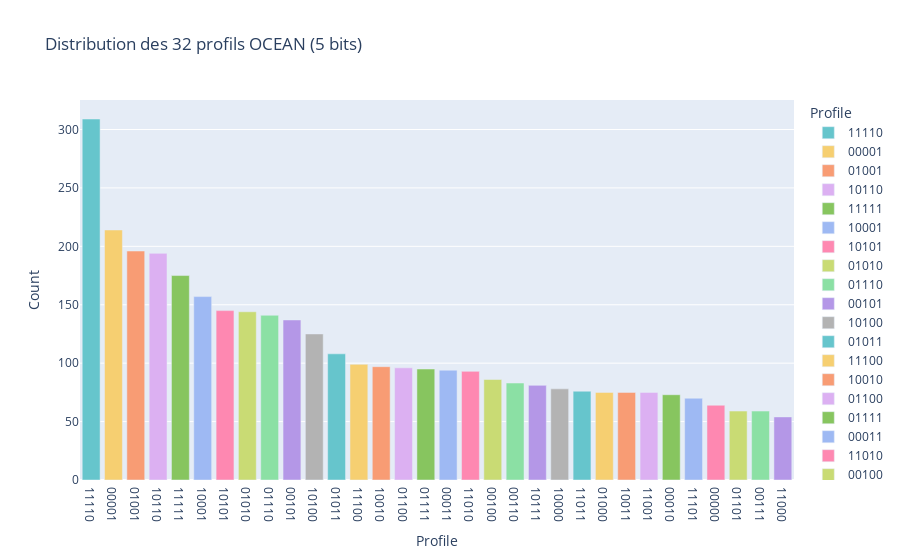

Notebook code cell kept with this figure:
### Markdown cell above
### 2. Distribution des 32 profils OCEAN (5 bits)

### Code cell
profile_counts = df['Profile'].value_counts()

fig = px.bar(
    profile_counts,
    title='Distribution des 32 profils OCEAN (5 bits)',
    labels={'index': 'Profils', 'value': 'Count'},
    color=profile_counts.index,
    color_discrete_sequence=px.colors.qualitative.Pastel
)

fig.show()

### Figure 1 — Plotly figure (JSON) as saved in the notebook; plotly's stock layout.template omitted (floating-point values rounded to 4 significant figures)
{"data": [{"alignmentgroup": "True", "hovertemplate": "Profile=%{x}<br>Count=%{y}<extra></extra>", "legendgroup": "11110", "marker": {"color": "rgb(102, 197, 204)", "pattern": {"shape": ""}}, "name": "11110", "offsetgroup": "11110", "orientation": "v", "showlegend": true, "textposition": "auto", "type": "bar", "x": ["11110"], "xaxis": "x", "y": [309], "yaxis": "y"}, {"alignmentgroup": "True", "hovertemplate": "Profile=%{x}<br>Count=%{y}<extra></extra>", "legendgroup": "00001", "marker": {"color": "rgb(246, 207, 113)", "pattern": {"shape": ""}}, "name": "00001", "offsetgroup": "00001", "orientation": "v", "showlegend": true, "textposition": "auto", "type": "bar", "x": ["00001"], "xaxis": "x", "y": [214], "yaxis": "y"}, {"alignmentgroup": "True", "hovertemplate": "Profile=%{x}<br>Count=%{y}<extra></extra>", "legendgroup": "01001", "marker": {"color": "rgb(248, 156, 116)", "pattern": {"shape": ""}}, "name": "01001", "offsetgroup": "01001", "orientation": "v", "showlegend": true, "textposition": "auto", "type": "bar", "x": ["01001"], "xaxis": "x", "y": [196], "yaxis": "y"}, {"alignmentgroup": "True", "hovertemplate": "Profile=%{x}<br>Count=%{y}<extra></extra>", "legendgroup": "10110", "marker": {"color": "rgb(220, 176, 242)", "pattern": {"shape": ""}}, "name": "10110", "offsetgroup": "10110", "orientation": "v", "showlegend": true, "textposition": "auto", "type": "bar", "x": ["10110"], "xaxis": "x", "y": [194], "yaxis": "y"}, {"alignmentgroup": "True", "hovertemplate": "Profile=%{x}<br>Count=%{y}<extra></extra>", "legendgroup": "11111", "marker": {"color": "rgb(135, 197, 95)", "pattern": {"shape": ""}}, "name": "11111", "offsetgroup": "11111", "orientation": "v", "showlegend": true, "textposition": "auto", "type": "bar", "x": ["11111"], "xaxis": "x", "y": [175], "yaxis": "y"}, {"alignmentgroup": "True", "hovertemplate": "Profile=%{x}<br>Count=%{y}<extra></extra>", "legendgroup": "10001", "marker": {"color": "rgb(158, 185, 243)", "pattern": {"shape": ""}}, "name": "10001", "offsetgroup": "10001", "orientation": "v", "showlegend": true, "textposition": "auto", "type": "bar", "x": ["10001"], "xaxis": "x", "y": [157], "yaxis": "y"}, {"alignmentgroup": "True", "hovertemplate": "Profile=%{x}<br>Count=%{y}<extra></extra>", "legendgroup": "10101", "marker": {"color": "rgb(254, 136, 177)", "pattern": {"shape": ""}}, "name": "10101", "offsetgroup": "10101", "orientation": "v", "showlegend": true, "textposition": "auto", "type": "bar", "x": ["10101"], "xaxis": "x", "y": [145], "yaxis": "y"}, {"alignmentgroup": "True", "hovertemplate": "Profile=%{x}<br>Count=%{y}<extra></extra>", "legendgroup": "01010", "marker": {"color": "rgb(201, 219, 116)", "pattern": {"shape": ""}}, "name": "01010", "offsetgroup": "01010", "orientation": "v", "showlegend": true, "textposition": "auto", "type": "bar", "x": ["01010"], "xaxis": "x", "y": [144], "yaxis": "y"}, {"alignmentgroup": "True", "hovertemplate": "Profile=%{x}<br>Count=%{y}<extra></extra>", "legendgroup": "01110", "marker": {"color": "rgb(139, 224, 164)", "pattern": {"shape": ""}}, "name": "01110", "offsetgroup": "01110", "orientation": "v", "showlegend": true, "textposition": "auto", "type": "bar", "x": ["01110"], "xaxis": "x", "y": [141], "yaxis": "y"}, {"alignmentgroup": "True", "hovertemplate": "Profile=%{x}<br>Count=%{y}<extra></extra>", "legendgroup": "00101", "marker": {"color": "rgb(180, 151, 231)", "pattern": {"shape": ""}}, "name": "00101", "offsetgroup": "00101", "orientation": "v", "showlegend": true, "textposition": "auto", "type": "bar", "x": ["00101"], "xaxis": "x", "y": [137], "yaxis": "y"}, {"alignmentgroup": "True", "hovertemplate": "Profile=%{x}<br>Count=%{y}<extra></extra>", "legendgroup": "10100", "marker": {"color": "rgb(179, 179, 179)", "pattern": {"shape": ""}}, "name": "10100", "offsetgroup": "10100", "orientation": "v", "showlegend": true, "textposition": "auto", "type": "bar", "x": ["10100"], "xaxis": "x", "y": [125], "yaxis": "y"}, {"alignmentgroup": "True", "hovertemplate": "Profile=%{x}<br>Count=%{y}<extra></extra>", "legendgroup": "01011", "marker": {"color": "rgb(102, 197, 204)", "pattern": {"shape": ""}}, "name": "01011", "offsetgroup": "01011", "orientation": "v", "showlegend": true, "textposition": "auto", "type": "bar", "x": ["01011"], "xaxis": "x", "y": [108], "yaxis": "y"}, {"alignmentgroup": "True", "hovertemplate": "Profile=%{x}<br>Count=%{y}<extra></extra>", "legendgroup": "11100", "marker": {"color": "rgb(246, 207, 113)", "pattern": {"shape": ""}}, "name": "11100", "offsetgroup": "11100", "orientation": "v", "showlegend": true, "textposition": "auto", "type": "bar", "x": ["11100"], "xaxis": "x", "y": [99], "yaxis": "y"}, {"alignmentgroup": "True", "hovertemplate": "Profile=%{x}<br>Count=%{y}<extra></extra>", "legendgroup": "10010", "marker": {"color": "rgb(248, 156, 116)", "pattern": {"shape": ""}}, "name": "10010", "offsetgroup": "10010", "orientation": "v", "showlegend": true, "textposition": "auto", "type": "bar", "x": ["10010"], "xaxis": "x", "y": [97], "yaxis": "y"}, {"alignmentgroup": "True", "hovertemplate": "Profile=%{x}<br>Count=%{y}<extra></extra>", "legendgroup": "01100", "marker": {"color": "rgb(220, 176, 242)", "pattern": {"shape": ""}}, "name": "01100", "offsetgroup": "01100", "orientation": "v", "showlegend": true, "textposition": "auto", "type": "bar", "x": ["01100"], "xaxis": "x", "y": [96], "yaxis": "y"}, {"alignmentgroup": "True", "hovertemplate": "Profile=%{x}<br>Count=%{y}<extra></extra>", "legendgroup": "01111", "marker": {"color": "rgb(135, 197, 95)", "pattern": {"shape": ""}}, "name": "01111", "offsetgroup": "01111", "orientation": "v", "showlegend": true, "textposition": "auto", "type": "bar", "x": ["01111"], "xaxis": "x", "y": [95], "yaxis": "y"}, {"alignmentgroup": "True", "hovertemplate": "Profile=%{x}<br>Count=%{y}<extra></extra>", "legendgroup": "00011", "marker": {"color": "rgb(158, 185, 243)", "pattern": {"shape": ""}}, "name": "00011", "offsetgroup": "00011", "orientation": "v", "showlegend": true, "textposition": "auto", "type": "bar", "x": ["00011"], "xaxis": "x", "y": [94], "yaxis": "y"}, {"alignmentgroup": "True", "hovertemplate": "Profile=%{x}<br>Count=%{y}<extra></extra>", "legendgroup": "11010", "marker": {"color": "rgb(254, 136, 177)", "pattern": {"shape": ""}}, "name": "11010", "offsetgroup": "11010", "orientation": "v", "showlegend": true, "textposition": "auto", "type": "bar", "x": ["11010"], "xaxis": "x", "y": [93], "yaxis": "y"}, {"alignmentgroup": "True", "hovertemplate": "Profile=%{x}<br>Count=%{y}<extra></extra>", "legendgroup": "00100", "marker": {"color": "rgb(201, 219, 116)", "pattern": {"shape": ""}}, "name": "00100", "offsetgroup": "00100", "orientation": "v", "showlegend": true, "textposition": "auto", "type": "bar", "x": ["00100"], "xaxis": "x", "y": [86], "yaxis": "y"}, {"alignmentgroup": "True", "hovertemplate": "Profile=%{x}<br>Count=%{y}<extra></extra>", "legendgroup": "00110", "marker": {"color": "rgb(139, 224, 164)", "pattern": {"shape": ""}}, "name": "00110", "offsetgroup": "00110", "orientation": "v", "showlegend": true, "textposition": "auto", "type": "bar", "x": ["00110"], "xaxis": "x", "y": [83], "yaxis": "y"}, {"alignmentgroup": "True", "hovertemplate": "Profile=%{x}<br>Count=%{y}<extra></extra>", "legendgroup": "10111", "marker": {"color": "rgb(180, 151, 231)", "pattern": {"shape": ""}}, "name": "10111", "offsetgroup": "10111", "orientation": "v", "showlegend": true, "textposition": "auto", "type": "bar", "x": ["10111"], "xaxis": "x", "y": [81], "yaxis": "y"}, {"alignmentgroup": "True", "hovertemplate": "Profile=%{x}<br>Count=%{y}<extra></extra>", "legendgroup": "10000", "marker": {"color": "rgb(179, 179, 179)", "pattern": {"shape": ""}}, "name": "10000", "offsetgroup": "10000", "orientation": "v", "showlegend": true, "textposition": "auto", "type": "bar", "x": ["10000"], "xaxis": "x", "y": [78], "yaxis": "y"}, {"alignmentgroup": "True", "hovertemplate": "Profile=%{x}<br>Count=%{y}<extra></extra>", "legendgroup": "11011", "marker": {"color": "rgb(102, 197, 204)", "pattern": {"shape": ""}}, "name": "11011", "offsetgroup": "11011", "orientation": "v", "showlegend": true, "textposition": "auto", "type": "bar", "x": ["11011"], "xaxis": "x", "y": [76], "yaxis": "y"}, {"alignmentgroup": "True", "hovertemplate": "Profile=%{x}<br>Count=%{y}<extra></extra>", "legendgroup": "01000", "marker": {"color": "rgb(246, 207, 113)", "pattern": {"shape": ""}}, "name": "01000", "offsetgroup": "01000", "orientation": "v", "showlegend": true, "textposition": "auto", "type": "bar", "x": ["01000"], "xaxis": "x", "y": [75], "yaxis": "y"}, {"alignmentgroup": "True", "hovertemplate": "Profile=%{x}<br>Count=%{y}<extra></extra>", "legendgroup": "10011", "marker": {"color": "rgb(248, 156, 116)", "pattern": {"shape": ""}}, "name": "10011", "offsetgroup": "10011", "orientation": "v", "showlegend": true, "textposition": "auto", "type": "bar", "x": ["10011"], "xaxis": "x", "y": [75], "yaxis": "y"}, {"alignmentgroup": "True", "hovertemplate": "Profile=%{x}<br>Count=%{y}<extra></extra>", "legendgroup": "11001", "marker": {"color": "rgb(220, 176, 242)", "pattern": {"shape": ""}}, "name": "11001", "offsetgroup": "11001", "orientation": "v", "showlegend": true, "textposition": "auto", "type": "bar", "x": ["11001"], "xaxis": "x", "y": [75], "yaxis": "y"}, {"alignmentgroup": "True", "hovertemplate": "Profile=%{x}<br>Count=%{y}<extra></extra>", "legendgroup": "00010", "marker": {"color": "rgb(135, 197, 95)", "pattern": {"shape": ""}}, "name": "00010", "offsetgroup": "00010", "orientation": "v", "showlegend": true, "textposition": "auto", "type": "bar", "x": ["00010"], "xaxis": "x", "y": [73], "yaxis": "y"}, {"alignmentgroup": "True", "hovertemplate": "Profile=%{x}<br>Count=%{y}<extra></extra>", "legendgroup": "11101", "marker": {"color": "rgb(158, 185, 243)", "pattern": {"shape": ""}}, "name": "11101", "offsetgroup": "11101", "orientation": "v", "showlegend": true, "textposition": "auto", "type": "bar", "x": ["11101"], "xaxis": "x", "y": [70], "yaxis": "y"}, {"alignmentgroup": "True", "hovertemplate": "Profile=%{x}<br>Count=%{y}<extra></extra>", "legendgroup": "00000", "marker": {"color": "rgb(254, 136, 177)", "pattern": {"shape": ""}}, "name": "00000", "offsetgroup": "00000", "orientation": "v", "showlegend": true, "textposition": "auto", "type": "bar", "x": ["00000"], "xaxis": "x", "y": [64], "yaxis": "y"}, {"alignmentgroup": "True", "hovertemplate": "Profile=%{x}<br>Count=%{y}<extra></extra>", "legendgroup": "01101", "marker": {"color": "rgb(201, 219, 116)", "pattern": {"shape": ""}}, "name": "01101", "offsetgroup": "01101", "orientation": "v", "showlegend": true, "textposition": "auto", "type": "bar", "x": ["01101"], "xaxis": "x", "y": [59], "yaxis": "y"}, {"alignmentgroup": "True", "hovertemplate": "Profile=%{x}<br>Count=%{y}<extra></extra>", "legendgroup": "00111", "marker": {"color": "rgb(139, 224, 164)", "pattern": {"shape": ""}}, "name": "00111", "offsetgroup": "00111", "orientation": "v", "showlegend": true, "textposition": "auto", "type": "bar", "x": ["00111"], "xaxis": "x", "y": [59], "yaxis": "y"}, {"alignmentgroup": "True", "hovertemplate": "Profile=%{x}<br>Count=%{y}<extra></extra>", "legendgroup": "11000", "marker": {"color": "rgb(180, 151, 231)", "pattern": {"shape": ""}}, "name": "11000", "offsetgroup": "11000", "orientation": "v", "showlegend": true, "textposition": "auto", "type": "bar", "x": ["11000"], "xaxis": "x", "y": [54], "yaxis": "y"}], "layout": {"barmode": "relative", "legend": {"title": {"text": "Profile"}, "tracegroupgap": 0}, "title": {"text": "Distribution des 32 profils OCEAN (5 bits)"}, "xaxis": {"anchor": "y", "categoryarray": ["11110", "00001", "01001", "10110", "11111", "10001", "10101", "01010", "01110", "00101", "10100", "01011", "11100", "10010", "01100", "01111", "00011", "11010", "00100", "00110", "10111", "10000", "11011", "01000", "10011", "11001", "00010", "11101", "00000", "01101", "00111", "11000"], "categoryorder": "array", "domain": [0, 1], "title": {"text": "Profile"}}, "yaxis": {"anchor": "x", "domain": [0, 1], "title": {"text": "Count"}}}}
